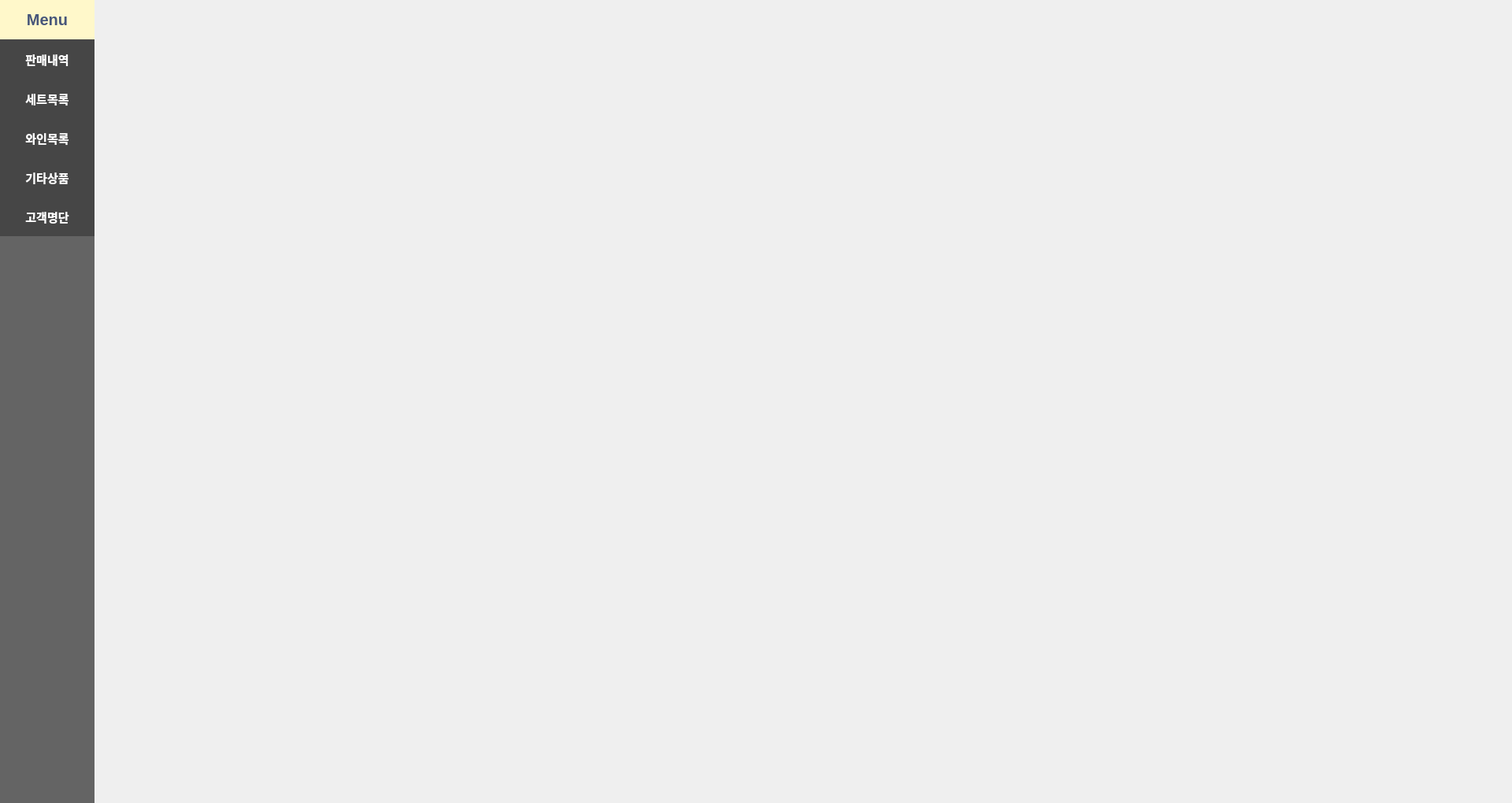
<?xml version="1.0" encoding="UTF-8"?>
<ui version="4.0">
 <class>Form</class>
 <widget class="QWidget" name="Form">
  <property name="geometry">
   <rect>
    <x>0</x>
    <y>0</y>
    <width>1920</width>
    <height>1020</height>
   </rect>
  </property>
  <property name="windowTitle">
   <string>Form</string>
  </property>
  <widget class="QWidget" name="horizontalLayoutWidget">
   <property name="geometry">
    <rect>
     <x>0</x>
     <y>0</y>
     <width>1921</width>
     <height>1021</height>
    </rect>
   </property>
   <layout class="QHBoxLayout" name="horizontalLayout">
    <property name="spacing">
     <number>0</number>
    </property>
    <item>
     <widget class="QFrame" name="Menus">
      <property name="maximumSize">
       <size>
        <width>120</width>
        <height>16777215</height>
       </size>
      </property>
      <property name="styleSheet">
       <string notr="true">background-color: rgb(100, 100, 100);</string>
      </property>
      <property name="frameShape">
       <enum>QFrame::NoFrame</enum>
      </property>
      <property name="frameShadow">
       <enum>QFrame::Raised</enum>
      </property>
      <property name="lineWidth">
       <number>0</number>
      </property>
      <layout class="QVBoxLayout" name="verticalLayout">
       <property name="spacing">
        <number>0</number>
       </property>
       <property name="leftMargin">
        <number>0</number>
       </property>
       <property name="topMargin">
        <number>0</number>
       </property>
       <property name="rightMargin">
        <number>0</number>
       </property>
       <property name="bottomMargin">
        <number>0</number>
       </property>
       <item>
        <widget class="QFrame" name="MenuTitle">
         <property name="maximumSize">
          <size>
           <width>16777215</width>
           <height>50</height>
          </size>
         </property>
         <property name="styleSheet">
          <string notr="true">background-color: rgb(255, 248, 202);</string>
         </property>
         <property name="frameShape">
          <enum>QFrame::NoFrame</enum>
         </property>
         <property name="frameShadow">
          <enum>QFrame::Raised</enum>
         </property>
         <property name="lineWidth">
          <number>0</number>
         </property>
         <layout class="QVBoxLayout" name="verticalLayout_2">
          <property name="spacing">
           <number>0</number>
          </property>
          <property name="leftMargin">
           <number>0</number>
          </property>
          <property name="topMargin">
           <number>0</number>
          </property>
          <property name="rightMargin">
           <number>0</number>
          </property>
          <property name="bottomMargin">
           <number>0</number>
          </property>
          <item>
           <widget class="QLabel" name="MenuLabel">
            <property name="sizePolicy">
             <sizepolicy hsizetype="Expanding" vsizetype="Expanding">
              <horstretch>0</horstretch>
              <verstretch>0</verstretch>
             </sizepolicy>
            </property>
            <property name="font">
             <font>
              <family>Arial</family>
              <pointsize>15</pointsize>
              <weight>75</weight>
              <bold>true</bold>
             </font>
            </property>
            <property name="styleSheet">
             <string notr="true">color: rgb(71, 86, 122)</string>
            </property>
            <property name="lineWidth">
             <number>0</number>
            </property>
            <property name="text">
             <string>Menu</string>
            </property>
            <property name="alignment">
             <set>Qt::AlignCenter</set>
            </property>
           </widget>
          </item>
         </layout>
        </widget>
       </item>
       <item alignment="Qt::AlignTop">
        <widget class="QFrame" name="MenuButton">
         <property name="frameShape">
          <enum>QFrame::NoFrame</enum>
         </property>
         <property name="frameShadow">
          <enum>QFrame::Raised</enum>
         </property>
         <property name="lineWidth">
          <number>0</number>
         </property>
         <layout class="QVBoxLayout" name="verticalLayout_3">
          <property name="spacing">
           <number>0</number>
          </property>
          <property name="leftMargin">
           <number>0</number>
          </property>
          <property name="topMargin">
           <number>0</number>
          </property>
          <property name="rightMargin">
           <number>0</number>
          </property>
          <property name="bottomMargin">
           <number>0</number>
          </property>
          <item>
           <widget class="QPushButton" name="menu_sale">
            <property name="sizePolicy">
             <sizepolicy hsizetype="Expanding" vsizetype="Fixed">
              <horstretch>0</horstretch>
              <verstretch>0</verstretch>
             </sizepolicy>
            </property>
            <property name="minimumSize">
             <size>
              <width>0</width>
              <height>50</height>
             </size>
            </property>
            <property name="font">
             <font>
              <pointsize>11</pointsize>
              <weight>75</weight>
              <bold>true</bold>
             </font>
            </property>
            <property name="styleSheet">
             <string notr="true">QPushButton {
background-color: rgb(70, 70, 70);
color: rgb(255, 255, 255);
border: 0px, solid;
}

QPushButton:hover {
background-color: rgb(64, 86, 139);
}</string>
            </property>
            <property name="text">
             <string>판매내역</string>
            </property>
           </widget>
          </item>
          <item>
           <widget class="QPushButton" name="menu_set">
            <property name="sizePolicy">
             <sizepolicy hsizetype="Expanding" vsizetype="Fixed">
              <horstretch>0</horstretch>
              <verstretch>0</verstretch>
             </sizepolicy>
            </property>
            <property name="minimumSize">
             <size>
              <width>0</width>
              <height>50</height>
             </size>
            </property>
            <property name="font">
             <font>
              <pointsize>11</pointsize>
              <weight>75</weight>
              <bold>true</bold>
             </font>
            </property>
            <property name="styleSheet">
             <string notr="true">QPushButton {
background-color: rgb(70, 70, 70);
color: rgb(255, 255, 255);
border: 0px, solid;
}

QPushButton:hover {
background-color: rgb(64, 86, 139);
}</string>
            </property>
            <property name="text">
             <string>세트목록</string>
            </property>
           </widget>
          </item>
          <item>
           <widget class="QPushButton" name="menu_wine">
            <property name="sizePolicy">
             <sizepolicy hsizetype="Expanding" vsizetype="Fixed">
              <horstretch>0</horstretch>
              <verstretch>0</verstretch>
             </sizepolicy>
            </property>
            <property name="minimumSize">
             <size>
              <width>0</width>
              <height>50</height>
             </size>
            </property>
            <property name="font">
             <font>
              <pointsize>11</pointsize>
              <weight>75</weight>
              <bold>true</bold>
             </font>
            </property>
            <property name="styleSheet">
             <string notr="true">QPushButton {
background-color: rgb(70, 70, 70);
color: rgb(255, 255, 255);
border: 0px, solid;
}

QPushButton:hover {
background-color: rgb(64, 86, 139);
}</string>
            </property>
            <property name="text">
             <string>와인목록</string>
            </property>
           </widget>
          </item>
          <item>
           <widget class="QPushButton" name="menu_etc">
            <property name="sizePolicy">
             <sizepolicy hsizetype="Expanding" vsizetype="Fixed">
              <horstretch>0</horstretch>
              <verstretch>0</verstretch>
             </sizepolicy>
            </property>
            <property name="minimumSize">
             <size>
              <width>0</width>
              <height>50</height>
             </size>
            </property>
            <property name="font">
             <font>
              <pointsize>11</pointsize>
              <weight>75</weight>
              <bold>true</bold>
             </font>
            </property>
            <property name="styleSheet">
             <string notr="true">QPushButton {
background-color: rgb(70, 70, 70);
color: rgb(255, 255, 255);
border: 20px, solid;
}

QPushButton:hover {
background-color: rgb(64, 86, 139);
}</string>
            </property>
            <property name="text">
             <string>기타상품</string>
            </property>
           </widget>
          </item>
          <item>
           <widget class="QPushButton" name="menu_cust">
            <property name="sizePolicy">
             <sizepolicy hsizetype="Expanding" vsizetype="Fixed">
              <horstretch>0</horstretch>
              <verstretch>0</verstretch>
             </sizepolicy>
            </property>
            <property name="minimumSize">
             <size>
              <width>0</width>
              <height>50</height>
             </size>
            </property>
            <property name="font">
             <font>
              <pointsize>11</pointsize>
              <weight>75</weight>
              <bold>true</bold>
             </font>
            </property>
            <property name="styleSheet">
             <string notr="true">QPushButton {
background-color: rgb(70, 70, 70);
color: rgb(255, 255, 255);
border: 0px, solid;
}

QPushButton:hover {
background-color: rgb(64, 86, 139);
}</string>
            </property>
            <property name="text">
             <string>고객명단</string>
            </property>
           </widget>
          </item>
         </layout>
        </widget>
       </item>
      </layout>
     </widget>
    </item>
    <item>
     <widget class="QStackedWidget" name="stacked_widget">
      <widget class="QWidget" name="page_7"/>
      <widget class="QWidget" name="page_8"/>
     </widget>
    </item>
   </layout>
  </widget>
 </widget>
 <resources/>
 <connections/>
</ui>
